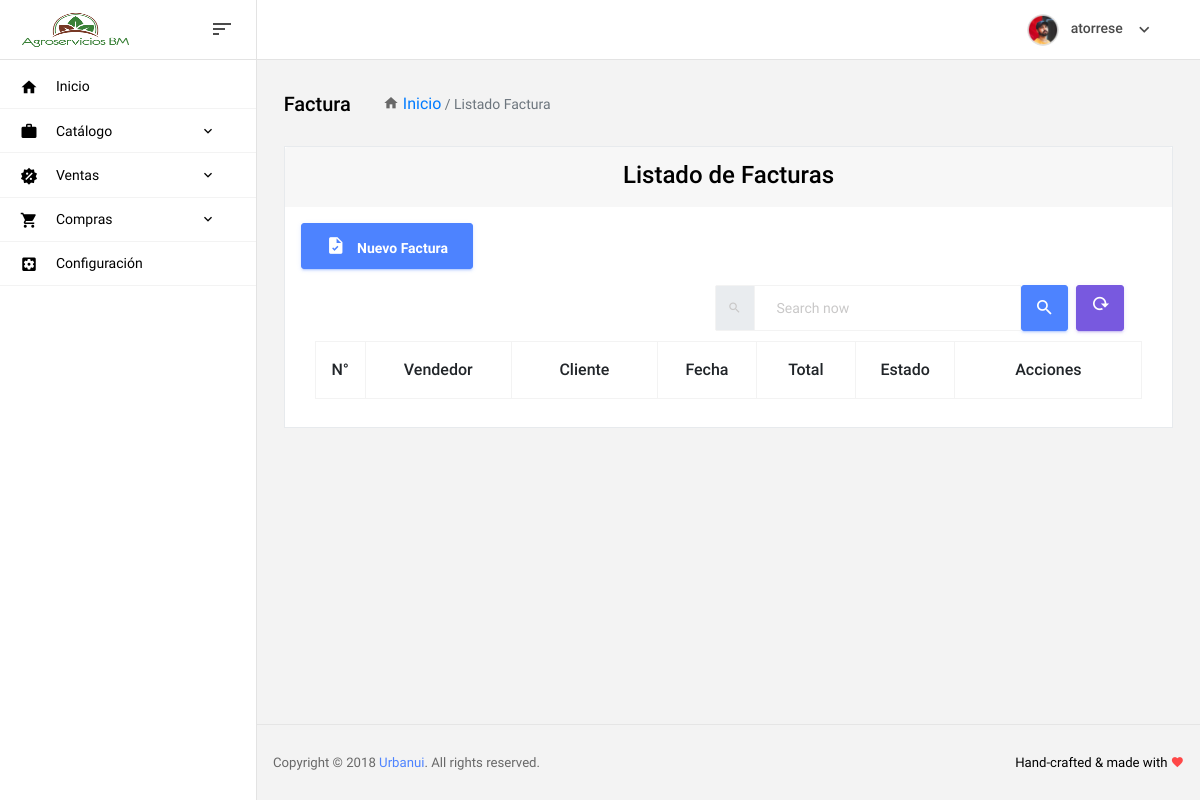
/sale/invoice/ (signed in), run on an earlier commit of the app's database.
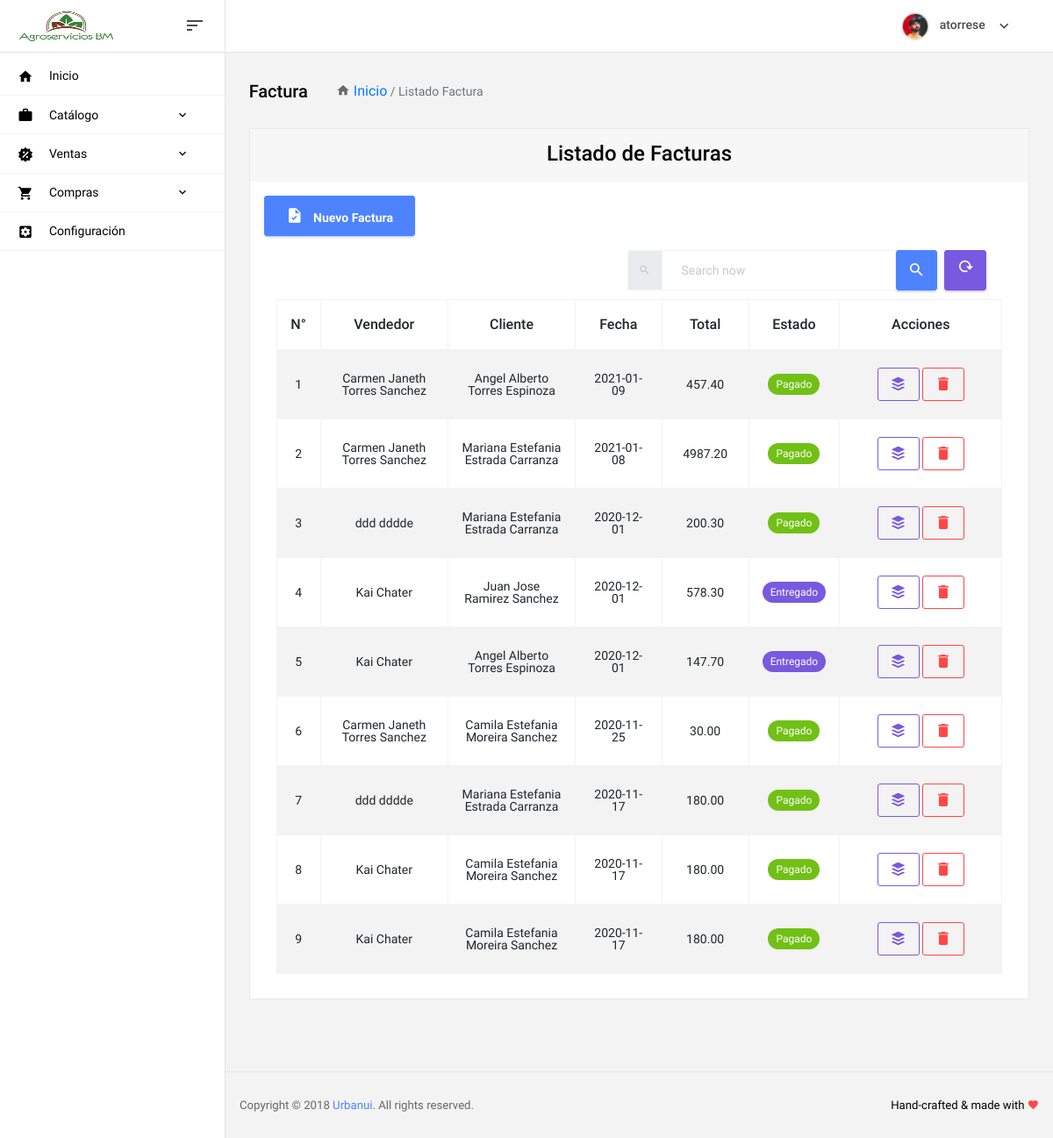
And on a later commit of the database.
### security/models.py (models this page shows, shortened)
class GroupModule(models.Model):
    name = models.CharField(max_length=100)
    descripcion = models.CharField(max_length=200, blank=True)
    icon = models.CharField(null=True,blank=True,max_length=100)
    modules = models.ManyToManyField(Module)
    groups = models.ManyToManyField(Group)
    priority = models.IntegerField(null=True, blank=True)
    class Meta:
        verbose_name = 'Grupo de Módulos'
        verbose_name_plural = 'Grupos de Módulos'
        ordering = ('priority',)

### sale/models.py (models this page shows, shortened)
class Invoice(ModelBase):
    ClientId = models.ForeignKey(Client,verbose_name='Cliente',on_delete=models.PROTECT)
    SellerId = models.ForeignKey(Seller,verbose_name='Vendedor',on_delete=models.PROTECT)
    DateInvoice =models.DateField(default=now)
    WeekInvoice =models.PositiveIntegerField(verbose_name='Semana Factura',blank=True ,null=True)
    StatusInvoice = models.IntegerField(choices=STATUS_PAY,blank=True ,null=True)
    SubTotal = models.DecimalField(blank=True ,null=True, max_digits=19,decimal_places=2,default=0)
    TotalPay = models.DecimalField(blank=True ,null=True, max_digits=19,decimal_places=2,default=0)
    Discount = models.DecimalField(blank=True ,null=True,max_digits=19, decimal_places=2, default=0)
    Num_Porcent_Des= models.IntegerField(blank=True ,null=True,)
    class Meta:
        verbose_name ='Factura'
        verbose_name_plural = 'Facturas'

class Seller(ModelBase):
    Names = models.CharField(verbose_name='Nombres',max_length=80)
    SurNames = models.CharField(verbose_name='Apellidos',max_length=80)
    IdentificationCard = models.CharField(verbose_name='Cédula',max_length=10)
    Birthdate = models.DateField(verbose_name='Fecha de Nacimiento',null=True,blank=True)
    City = models.CharField(verbose_name='Ciudad',max_length=80)
    Address = models.CharField(verbose_name='Dirección',max_length=120)
    Phone = models.CharField(verbose_name='Telefono',max_length=88)
    Email = models.EmailField(verbose_name= 'Correo Electronico',max_length=200)
    def __str__(self):
        return '{} {}'.format(self.Names,self.SurNames)
    class Meta:
        verbose_name= 'Vendedor'
        verbose_name_plural = 'Vendedores'
        ordering= ('-created_at',)

class Client(ModelBase):
    Names = models.CharField(verbose_name='Nombres',max_length=80)
    SurNames = models.CharField(verbose_name='Apellidos',max_length=80)
    IdentificationCard = models.CharField(verbose_name='Cédula',max_length=10)
    City = models.CharField(verbose_name='Ciudad',max_length=80)
    Address = models.CharField(verbose_name='Dirección',max_length=120,blank=True, null=True)
    Phone = models.CharField(verbose_name='Telefono',max_length=88)
    Email = models.EmailField(verbose_name= 'Correo Electronico',max_length=200)
    def __str__(self):
        return '{} {}'.format(self.Names,self.SurNames)
    class Meta:
        verbose_name= 'Cliente'
        verbose_name_plural = 'Clientes'
        ordering= ('-created_at',)

### sale/invoice/views.py (the view)
class Index(LoginRequiredMixin, ListView, OldDataMixin):
    template_name = 'sale/invoices/index.html'
    model = Invoice
    paginate_by = 15
    context_object_name = 'invoices'
    attributes = {'search': ''}
    def get_queryset(self):
        search = self.get_old_data('search')
        return Invoice.objects.filter(
            Q(ClientId__Names__icontains=search)| Q(ClientId__SurNames__icontains=search)|
            Q(SellerId__Names__icontains=search)| Q(SellerId__SurNames__icontains=search)
        ).order_by('-created_at').filter(StatusInvoice__in =[2,3])
    def get_context_data(self, *, object_list=None, **kwargs):
        context = super(Index, self).get_context_data(**kwargs)
        Add_Data(context)
        return self.get_all_olds_datas(context=context, attributes=self.attributes)

### security/business/forms.py (shortened to what this page needs)
class BusinessForm(forms.ModelForm):
    name = forms.CharField(min_length=4)
    alias = forms.CharField(min_length=1)
    description = forms.CharField()
    icon = forms.FileField
    class Meta:
        model = Business
        fields  = ['name','alias','description','icon']

### SGAGRO/funciones.py (called while the page is built)
def Add_Data(context):
    context['GroupModules'] = GroupModule.objects.all().order_by('priority')
    b=Business.objects
    context['Business']= b.first() if b.exists() else None
    context['formBusiness']= BusinessForm(instance=b.first() )if b.exists() else None
    context['now'] = datetime.now().date()

### utils/mixins.py (called while the page is built)
    def get_old_data(self, name, value=''):
        return self.request.GET[name] if name in self.request.GET else value

    def get_all_olds_datas(self, context, attributes):
        for key, value in attributes.items():
            context[key] = self.get_old_data(key, value)
        return context

### templates/sale/invoices/index.html (shortened to what the changed rows need)
{% extends 'layout/base.html' %}
{% load static %}
{% block headcss %}
    <link rel="stylesheet" href="{% static 'SGAGRO/vendors/data-tables/dataTables.bootstrap4.min.js' %}">
{% endblock %}
{% block content %}
    <div class="container-fluid">
        <div class="row">
            <div class="col-xl-12">
                <div class="card card-shadow mb-4">
                    <div class="card-body">
                        <div class="table-responsive text-center">
                            <div id="data_table_wrapper" class="dataTables_wrapper container-fluid dt-bootstrap4">
                                <div class="row">
                                    <div class="col-sm-12">
                                        <table id="data_table" class="table table-bordered table-striped  data-table" cellspacing="0" role="grid" aria-describedby="data_table_info">
                                            <thead>
                                            <tr role="row" class="odd">
                                                <th class="sorting_asc" tabindex="0" aria-controls="data_table" rowspan="1" colspan="1" aria-sort="ascending" aria-label="Name: activate to sort column descending" style="width: 50px;">N°</th>
                                                <th class="sorting_asc" tabindex="0" aria-controls="data_table" rowspan="1" colspan="1" aria-sort="ascending" aria-label="Name: activate to sort column descending" style="width: 148px;">Vendedor</th>
                                                <th class="sorting_asc" tabindex="0" aria-controls="data_table" rowspan="1" colspan="1" aria-sort="ascending" aria-label="Name: activate to sort column descending" style="width: 148px;">Cliente</th>
                                                <th class="sorting" tabindex="0" aria-controls="data_table" rowspan="1" colspan="1" aria-label="Position: activate to sort column ascending" style="width: 100px;">Fecha</th>
                                                <th class="sorting" tabindex="0" aria-controls="data_table" rowspan="1" colspan="1" aria-label="Position: activate to sort column ascending" style="width: 100px;">Total</th>
                                                <th class="sorting" tabindex="0" aria-controls="data_table" rowspan="1" colspan="1" aria-label="Position: activate to sort column ascending" style="width: 100px;">Estado</th>
                                                <th class="sorting" tabindex="0" aria-controls="data_table" rowspan="1" colspan="1" aria-label="Position: activate to sort column ascending" style="width: 190px;">Acciones</th>
                                            <tbody class="text-center">
                                            {% for invoice in invoices %}
                                                <tr role="row" class="even">
                                                    <td>{{ forloop.counter }}</td>
                                                    <td>{{ invoice.SellerId }}</td>
                                                    <td>{{ invoice.ClientId }}</td>
                                                    <td>{{ invoice.DateInvoice | date:'Y-m-d'}}</td>
                                                    <td>{{ invoice.TotalPay}}</td>
                                                    <td>{% if invoice.StatusInvoice == 2 %} <span class="badge badge-pill badge-info">Entregado</span>  {% else  %} <span class="badge badge-pill badge-success">Pagado</span>{% endif  %}  </td>
                                                    <td>
                                                        <a class="btn btn-outline-info  btn-sm form-pill btn-detail"
                                                           data-original-title="Detalle"
                                                           href='javascript:;' url ='{% url 'sale:invoice.show' pk=invoice.id %}' >
                                                            <i class="mdi mdi-buffer"></i>
                                                        </a>
                                                            <a class="btn btn-outline-danger btn-sm form-pill btn-eliminar"
                                                               href="{% url 'sale:invoice.delete' pk=invoice.id %}">
                                                                <i class="mdi mdi-delete"></i>
                                                            </a>
                                                    </td>
                                                </tr>
                                            {% endfor %}
                                            </tbody>
                                        </table>
                                    </div>
                                </div>
                            </div>
                        </div>
                    </div>
                </div>
            </div>
        </div>
    </div>
{% endblock %}

### templates/layout/partials/_sidebar.html (shortened to what this page needs)
<nav class="sidebar sidebar-offcanvas menu" id="sidebar">
        <ul class="nav">
          <li class="nav-item">
            <a class="nav-link" href="{% url 'security:home' %}">
              <i class="mdi mdi-home menu-icon"></i>
              <span class="menu-title">Inicio</span>
            </a>
          </li>
           {% for groupM in GroupModules %}
              <li class="nav-item">
            <a class="nav-link" data-toggle="collapse" href="#id_menu_{{ groupM.name }}" aria-expanded="false" aria-controls="id_menu_{{ groupM.name }}">
              <i class="{{ groupM.icon }} menu-icon"></i>
              <span class="menu-title">{{ groupM.name }}</span>
              <i class="menu-arrow"></i>
            </a>
          </li>
            {% endfor %}
          <li class="nav-item">
            <a class="nav-link" href="{% url 'security:setting.update' 1 %}">
              <i class="mdi mdi-settings-box menu-icon"></i>
              <span class="menu-title">Configuración</span>
            </a>
          </li>
        </ul>
      </nav>

What changed in the data, as far as the page shows it:
added Invoice: SellerId "Carmen Janeth Torres Sanchez", ClientId "Angel Alberto Torres Espinoza", DateInvoice "2021-01-09", TotalPay "457.40", StatusInvoice "Pagado"
added Invoice: SellerId "Carmen Janeth Torres Sanchez", ClientId "Mariana Estefania Estrada Carranza", DateInvoice "2021-01-08", TotalPay "4987.20", StatusInvoice "Pagado"
added Invoice: SellerId "ddd dddde", ClientId "Mariana Estefania Estrada Carranza", DateInvoice "2020-12-01", TotalPay "200.30", StatusInvoice "Pagado"
added Invoice: SellerId "Kai Chater", ClientId "Juan Jose Ramirez Sanchez", DateInvoice "2020-12-01", TotalPay "578.30", StatusInvoice "Entregado"
added Invoice: SellerId "Kai Chater", ClientId "Angel Alberto Torres Espinoza", DateInvoice "2020-12-01", TotalPay "147.70", StatusInvoice "Entregado"
added Invoice: SellerId "Carmen Janeth Torres Sanchez", ClientId "Camila Estefania Moreira Sanchez", DateInvoice "2020-11-25", TotalPay "30.00", StatusInvoice "Pagado"
now on this page (row edited): Invoice: SellerId "ddd dddde", ClientId "Mariana Estefania Estrada Carranza", DateInvoice "2020-11-17", TotalPay "180.00", StatusInvoice "Pagado"
now on this page (row edited): Invoice: SellerId "Kai Chater", ClientId "Camila Estefania Moreira Sanchez", DateInvoice "2020-11-17", TotalPay "180.00", StatusInvoice "Pagado"
now on this page (row edited): Invoice: SellerId "Kai Chater", ClientId "Camila Estefania Moreira Sanchez", DateInvoice "2020-11-17", TotalPay "180.00", StatusInvoice "Pagado"
